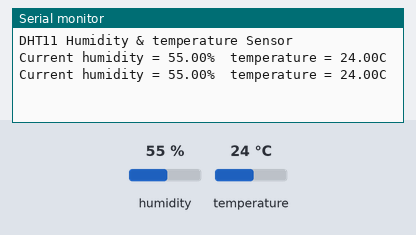
A sketch run on a simulated Arduino Uno, built with avr-gcc and run on an emulated ATmega328P. Shown: the last lines printed to the serial monitor. Inputs (shaded band) come from the test bench; at power-on: humidity 55 %, temperature 24 °C.

Above: at 3.2 s.
3.3 s: humidity set to 22 %
At 4.6 s:
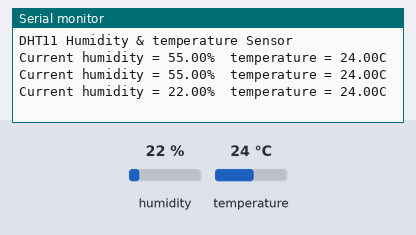
4.8 s: temperature set to 12 °C
At 6.0 s:
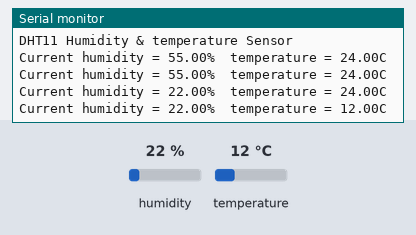
6.3 s: humidity set to 40 %
At 6.3 s:
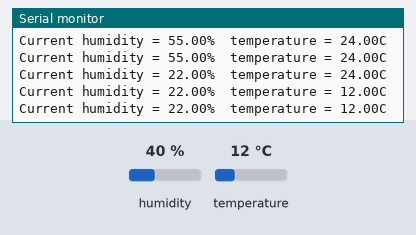
Timing chart, 0 to 9.3 s (numbered marks = the images above; inputs shaded):
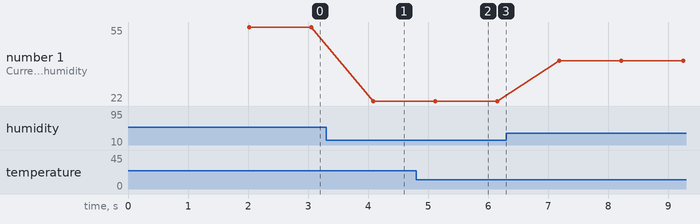

The sketch:

Wirless_Indication_System.ino
```cpp
#include <dht.h>
#include <SoftwareSerial.h>
SoftwareSerial bt(8, 9); // shifting UART to 8 and 9 pins of arduino


#define dht_apin A0 // Analog Pin sensor is connected to

dht DHT;

int temp;
int hum;

void setup(){

  Serial.begin(9600);
  bt.begin(9600);
  Serial.println("DHT11 Humidity & temperature Sensor\n\n");
  delay(2000);
}

void loop(){
  //Start of Program

    DHT.read11(dht_apin);

  hum = DHT.humidity;
  temp = DHT.temperature;


    Serial.print("Current humidity = ");
    Serial.print(DHT.humidity);
    Serial.print("%  ");
    Serial.print("temperature = ");
    Serial.print(DHT.temperature);
    Serial.println("C  ");


 bt.print(temp); //Message sent to the App inventory
 bt.print(";");
 bt.print(hum); //Message sent to the App inventory
 bt.println(";");


    delay(1000);


}
```

Measured:
- after the input at 3.3 s, the serial monitor: prints a new line after 0.79 s (image 1)
- after the input at 4.8 s, the serial monitor: prints a new line after 0.32 s (image 2)
- plotted number 1: 55 → 22 after the input at 3.3 s, 22 → 40 after the input at 6.3 s
